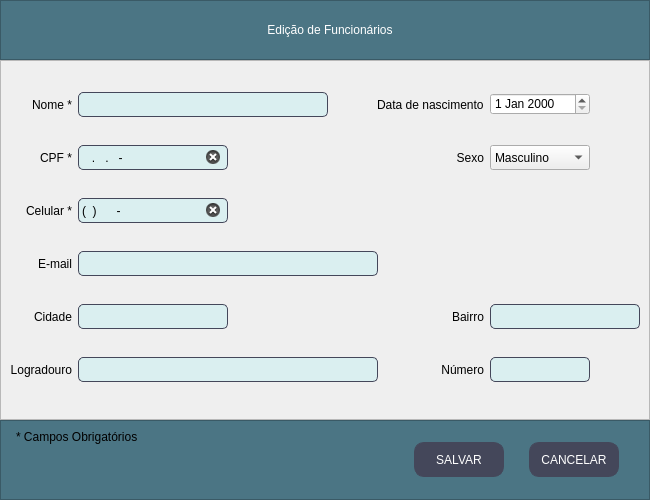
<?xml version="1.0" encoding="UTF-8"?>
<ui version="4.0">
 <class>Janela_Funcionario_Edicao</class>
 <widget class="QMainWindow" name="Janela_Funcionario_Edicao">
  <property name="windowModality">
   <enum>Qt::ApplicationModal</enum>
  </property>
  <property name="geometry">
   <rect>
    <x>0</x>
    <y>0</y>
    <width>650</width>
    <height>500</height>
   </rect>
  </property>
  <property name="sizePolicy">
   <sizepolicy hsizetype="Fixed" vsizetype="Preferred">
    <horstretch>0</horstretch>
    <verstretch>0</verstretch>
   </sizepolicy>
  </property>
  <property name="minimumSize">
   <size>
    <width>650</width>
    <height>500</height>
   </size>
  </property>
  <property name="maximumSize">
   <size>
    <width>650</width>
    <height>500</height>
   </size>
  </property>
  <property name="windowTitle">
   <string>MainWindow</string>
  </property>
  <widget class="QWidget" name="centralwidget">
   <property name="sizePolicy">
    <sizepolicy hsizetype="Expanding" vsizetype="Expanding">
     <horstretch>0</horstretch>
     <verstretch>0</verstretch>
    </sizepolicy>
   </property>
   <property name="minimumSize">
    <size>
     <width>650</width>
     <height>500</height>
    </size>
   </property>
   <property name="maximumSize">
    <size>
     <width>650</width>
     <height>500</height>
    </size>
   </property>
   <property name="styleSheet">
    <string notr="true">QLineEdit{
	border-radius: 5px;
	border: 0.5px solid #44475a;
	font:11pt &quot;MS Shell Dlg 2&quot;;
	padding: 1px;
	background-color: #DAEFF0;
}

QLineEdit:focus{
	border: 1.5px solid #44475a;
}

QLabel{
	font: 75 11pt &quot;Arial&quot;;
}
QComboBox{
	font: 9pt &quot;MS Shell Dlg 2&quot;;
}
QDateEdit{
	font: 9pt &quot;MS Shell Dlg 2&quot;;
}</string>
   </property>
   <layout class="QVBoxLayout" name="verticalLayout">
    <property name="spacing">
     <number>0</number>
    </property>
    <property name="leftMargin">
     <number>0</number>
    </property>
    <property name="topMargin">
     <number>0</number>
    </property>
    <property name="rightMargin">
     <number>0</number>
    </property>
    <property name="bottomMargin">
     <number>0</number>
    </property>
    <item>
     <widget class="QFrame" name="frame">
      <property name="minimumSize">
       <size>
        <width>0</width>
        <height>60</height>
       </size>
      </property>
      <property name="maximumSize">
       <size>
        <width>16777215</width>
        <height>60</height>
       </size>
      </property>
      <property name="styleSheet">
       <string notr="true">background-color: rgb(75, 117, 132);</string>
      </property>
      <property name="frameShape">
       <enum>QFrame::StyledPanel</enum>
      </property>
      <property name="frameShadow">
       <enum>QFrame::Raised</enum>
      </property>
      <layout class="QHBoxLayout" name="horizontalLayout_2">
       <property name="leftMargin">
        <number>20</number>
       </property>
       <item>
        <widget class="QLabel" name="label_titulo">
         <property name="minimumSize">
          <size>
           <width>300</width>
           <height>30</height>
          </size>
         </property>
         <property name="maximumSize">
          <size>
           <width>350</width>
           <height>30</height>
          </size>
         </property>
         <property name="styleSheet">
          <string notr="true">font: 87 12pt &quot;Arial Black&quot;;
color: rgb(255, 255, 255);
</string>
         </property>
         <property name="text">
          <string>Edição de Funcionários</string>
         </property>
         <property name="alignment">
          <set>Qt::AlignCenter</set>
         </property>
        </widget>
       </item>
      </layout>
     </widget>
    </item>
    <item>
     <widget class="QFrame" name="frame_2">
      <property name="styleSheet">
       <string notr="true"/>
      </property>
      <property name="frameShape">
       <enum>QFrame::StyledPanel</enum>
      </property>
      <property name="frameShadow">
       <enum>QFrame::Raised</enum>
      </property>
      <layout class="QGridLayout" name="gridLayout">
       <item row="1" column="1">
        <widget class="QLabel" name="cpf_label">
         <property name="text">
          <string>CPF *</string>
         </property>
         <property name="alignment">
          <set>Qt::AlignRight|Qt::AlignTrailing|Qt::AlignVCenter</set>
         </property>
        </widget>
       </item>
       <item row="4" column="3">
        <widget class="QLabel" name="bairro_label">
         <property name="text">
          <string>Bairro</string>
         </property>
         <property name="alignment">
          <set>Qt::AlignRight|Qt::AlignTrailing|Qt::AlignVCenter</set>
         </property>
        </widget>
       </item>
       <item row="5" column="3">
        <widget class="QLabel" name="numero_label">
         <property name="text">
          <string>Número</string>
         </property>
         <property name="alignment">
          <set>Qt::AlignRight|Qt::AlignTrailing|Qt::AlignVCenter</set>
         </property>
        </widget>
       </item>
       <item row="0" column="2">
        <widget class="QLineEdit" name="nome">
         <property name="minimumSize">
          <size>
           <width>250</width>
           <height>25</height>
          </size>
         </property>
         <property name="maximumSize">
          <size>
           <width>250</width>
           <height>25</height>
          </size>
         </property>
         <property name="clearButtonEnabled">
          <bool>true</bool>
         </property>
        </widget>
       </item>
       <item row="3" column="1">
        <widget class="QLabel" name="email_label">
         <property name="text">
          <string>E-mail</string>
         </property>
         <property name="alignment">
          <set>Qt::AlignRight|Qt::AlignTrailing|Qt::AlignVCenter</set>
         </property>
        </widget>
       </item>
       <item row="4" column="2">
        <widget class="QLineEdit" name="cidade">
         <property name="minimumSize">
          <size>
           <width>100</width>
           <height>25</height>
          </size>
         </property>
         <property name="maximumSize">
          <size>
           <width>150</width>
           <height>25</height>
          </size>
         </property>
         <property name="clearButtonEnabled">
          <bool>true</bool>
         </property>
        </widget>
       </item>
       <item row="1" column="2">
        <widget class="QLineEdit" name="cpf">
         <property name="minimumSize">
          <size>
           <width>150</width>
           <height>25</height>
          </size>
         </property>
         <property name="maximumSize">
          <size>
           <width>150</width>
           <height>25</height>
          </size>
         </property>
         <property name="inputMask">
          <string>999.999.999-99</string>
         </property>
         <property name="cursorPosition">
          <number>0</number>
         </property>
         <property name="clearButtonEnabled">
          <bool>true</bool>
         </property>
        </widget>
       </item>
       <item row="2" column="1">
        <widget class="QLabel" name="celular_label">
         <property name="text">
          <string>Celular *</string>
         </property>
         <property name="alignment">
          <set>Qt::AlignRight|Qt::AlignTrailing|Qt::AlignVCenter</set>
         </property>
        </widget>
       </item>
       <item row="4" column="1">
        <widget class="QLabel" name="cidade_label">
         <property name="text">
          <string>Cidade</string>
         </property>
         <property name="alignment">
          <set>Qt::AlignRight|Qt::AlignTrailing|Qt::AlignVCenter</set>
         </property>
        </widget>
       </item>
       <item row="2" column="2">
        <widget class="QLineEdit" name="celular">
         <property name="minimumSize">
          <size>
           <width>150</width>
           <height>25</height>
          </size>
         </property>
         <property name="maximumSize">
          <size>
           <width>150</width>
           <height>25</height>
          </size>
         </property>
         <property name="inputMask">
          <string>(99) 99999-9999</string>
         </property>
         <property name="text">
          <string>() -</string>
         </property>
         <property name="frame">
          <bool>true</bool>
         </property>
         <property name="cursorPosition">
          <number>1</number>
         </property>
         <property name="clearButtonEnabled">
          <bool>true</bool>
         </property>
        </widget>
       </item>
       <item row="3" column="2">
        <widget class="QLineEdit" name="email">
         <property name="minimumSize">
          <size>
           <width>300</width>
           <height>25</height>
          </size>
         </property>
         <property name="maximumSize">
          <size>
           <width>300</width>
           <height>25</height>
          </size>
         </property>
         <property name="clearButtonEnabled">
          <bool>true</bool>
         </property>
        </widget>
       </item>
       <item row="5" column="1">
        <widget class="QLabel" name="logradouro_label">
         <property name="text">
          <string>Logradouro</string>
         </property>
         <property name="alignment">
          <set>Qt::AlignRight|Qt::AlignTrailing|Qt::AlignVCenter</set>
         </property>
        </widget>
       </item>
       <item row="0" column="1">
        <widget class="QLabel" name="nome_label">
         <property name="layoutDirection">
          <enum>Qt::LeftToRight</enum>
         </property>
         <property name="styleSheet">
          <string notr="true"/>
         </property>
         <property name="text">
          <string>Nome *</string>
         </property>
         <property name="alignment">
          <set>Qt::AlignRight|Qt::AlignTrailing|Qt::AlignVCenter</set>
         </property>
        </widget>
       </item>
       <item row="5" column="2">
        <widget class="QLineEdit" name="logradouro">
         <property name="minimumSize">
          <size>
           <width>300</width>
           <height>25</height>
          </size>
         </property>
         <property name="maximumSize">
          <size>
           <width>300</width>
           <height>25</height>
          </size>
         </property>
         <property name="text">
          <string/>
         </property>
         <property name="clearButtonEnabled">
          <bool>true</bool>
         </property>
        </widget>
       </item>
       <item row="4" column="4">
        <widget class="QLineEdit" name="bairro">
         <property name="minimumSize">
          <size>
           <width>150</width>
           <height>25</height>
          </size>
         </property>
         <property name="maximumSize">
          <size>
           <width>150</width>
           <height>25</height>
          </size>
         </property>
         <property name="toolTip">
          <string>&lt;html&gt;&lt;head/&gt;&lt;body&gt;&lt;p&gt;Número da casa&lt;/p&gt;&lt;p&gt;&lt;br/&gt;&lt;/p&gt;&lt;/body&gt;&lt;/html&gt;</string>
         </property>
         <property name="clearButtonEnabled">
          <bool>true</bool>
         </property>
        </widget>
       </item>
       <item row="5" column="4">
        <widget class="QLineEdit" name="numero">
         <property name="sizePolicy">
          <sizepolicy hsizetype="Fixed" vsizetype="Fixed">
           <horstretch>0</horstretch>
           <verstretch>0</verstretch>
          </sizepolicy>
         </property>
         <property name="minimumSize">
          <size>
           <width>100</width>
           <height>25</height>
          </size>
         </property>
         <property name="maximumSize">
          <size>
           <width>100</width>
           <height>25</height>
          </size>
         </property>
         <property name="toolTip">
          <string/>
         </property>
         <property name="toolTipDuration">
          <number>-1</number>
         </property>
         <property name="statusTip">
          <string/>
         </property>
         <property name="whatsThis">
          <string/>
         </property>
         <property name="inputMethodHints">
          <set>Qt::ImhDigitsOnly|Qt::ImhHiddenText|Qt::ImhPreferNumbers</set>
         </property>
         <property name="inputMask">
          <string/>
         </property>
         <property name="maxLength">
          <number>32767</number>
         </property>
         <property name="clearButtonEnabled">
          <bool>true</bool>
         </property>
        </widget>
       </item>
       <item row="0" column="4">
        <widget class="QDateEdit" name="data_nasc">
         <property name="minimumSize">
          <size>
           <width>100</width>
           <height>22</height>
          </size>
         </property>
         <property name="maximumSize">
          <size>
           <width>100</width>
           <height>22</height>
          </size>
         </property>
         <property name="styleSheet">
          <string notr="true"/>
         </property>
        </widget>
       </item>
       <item row="0" column="3">
        <widget class="QLabel" name="dataNasc_label">
         <property name="text">
          <string>Data de nascimento</string>
         </property>
        </widget>
       </item>
       <item row="1" column="3">
        <widget class="QLabel" name="sexo_label">
         <property name="text">
          <string>Sexo</string>
         </property>
         <property name="alignment">
          <set>Qt::AlignRight|Qt::AlignTrailing|Qt::AlignVCenter</set>
         </property>
        </widget>
       </item>
       <item row="1" column="4">
        <widget class="QComboBox" name="sexo">
         <property name="minimumSize">
          <size>
           <width>100</width>
           <height>20</height>
          </size>
         </property>
         <property name="maximumSize">
          <size>
           <width>100</width>
           <height>30</height>
          </size>
         </property>
         <property name="styleSheet">
          <string notr="true"/>
         </property>
         <item>
          <property name="text">
           <string>Masculino</string>
          </property>
         </item>
         <item>
          <property name="text">
           <string>Feminino</string>
          </property>
         </item>
        </widget>
       </item>
      </layout>
     </widget>
    </item>
    <item>
     <widget class="QFrame" name="frame_3">
      <property name="minimumSize">
       <size>
        <width>0</width>
        <height>80</height>
       </size>
      </property>
      <property name="maximumSize">
       <size>
        <width>16777215</width>
        <height>80</height>
       </size>
      </property>
      <property name="styleSheet">
       <string notr="true">background-color: rgb(75, 117, 132);</string>
      </property>
      <property name="frameShape">
       <enum>QFrame::StyledPanel</enum>
      </property>
      <property name="frameShadow">
       <enum>QFrame::Raised</enum>
      </property>
      <layout class="QHBoxLayout" name="horizontalLayout">
       <property name="spacing">
        <number>25</number>
       </property>
       <property name="leftMargin">
        <number>15</number>
       </property>
       <property name="rightMargin">
        <number>30</number>
       </property>
       <item>
        <widget class="QLabel" name="label">
         <property name="styleSheet">
          <string notr="true">font: 75 11pt &quot;MS Shell Dlg 2&quot;;</string>
         </property>
         <property name="text">
          <string>* Campos Obrigatórios</string>
         </property>
         <property name="alignment">
          <set>Qt::AlignLeading|Qt::AlignLeft|Qt::AlignTop</set>
         </property>
        </widget>
       </item>
       <item>
        <spacer name="horizontalSpacer">
         <property name="orientation">
          <enum>Qt::Horizontal</enum>
         </property>
         <property name="sizeHint" stdset="0">
          <size>
           <width>451</width>
           <height>20</height>
          </size>
         </property>
        </spacer>
       </item>
       <item>
        <widget class="QPushButton" name="botao_salvar">
         <property name="minimumSize">
          <size>
           <width>90</width>
           <height>35</height>
          </size>
         </property>
         <property name="maximumSize">
          <size>
           <width>90</width>
           <height>35</height>
          </size>
         </property>
         <property name="styleSheet">
          <string notr="true">QPushButton{
	font: 87 8pt &quot;Arial Black&quot;;
	border: 0.5px solid #44475a;
	border-radius: 10px;
	color: rgb(255, 255, 255);
	background-color: #44475a;
}
QPushButton:hover{
	background-color: #4f5368;
}</string>
         </property>
         <property name="text">
          <string>SALVAR</string>
         </property>
        </widget>
       </item>
       <item>
        <widget class="QPushButton" name="botao_cancelar">
         <property name="sizePolicy">
          <sizepolicy hsizetype="Fixed" vsizetype="Fixed">
           <horstretch>0</horstretch>
           <verstretch>0</verstretch>
          </sizepolicy>
         </property>
         <property name="minimumSize">
          <size>
           <width>90</width>
           <height>35</height>
          </size>
         </property>
         <property name="maximumSize">
          <size>
           <width>90</width>
           <height>35</height>
          </size>
         </property>
         <property name="styleSheet">
          <string notr="true">QPushButton{
	font: 87 8pt &quot;Arial Black&quot;;
	border: 0.5px solid #44475a;
	border-radius: 10px;
	color: rgb(255, 255, 255);
	background-color: #44475a;
}
QPushButton:hover{
	background-color: #4f5368;
}</string>
         </property>
         <property name="text">
          <string>CANCELAR</string>
         </property>
        </widget>
       </item>
      </layout>
     </widget>
    </item>
   </layout>
  </widget>
 </widget>
 <tabstops>
  <tabstop>nome</tabstop>
  <tabstop>cpf</tabstop>
  <tabstop>celular</tabstop>
  <tabstop>email</tabstop>
  <tabstop>data_nasc</tabstop>
  <tabstop>sexo</tabstop>
  <tabstop>cidade</tabstop>
  <tabstop>logradouro</tabstop>
  <tabstop>bairro</tabstop>
  <tabstop>numero</tabstop>
  <tabstop>botao_salvar</tabstop>
  <tabstop>botao_cancelar</tabstop>
 </tabstops>
 <resources/>
 <connections/>
</ui>
